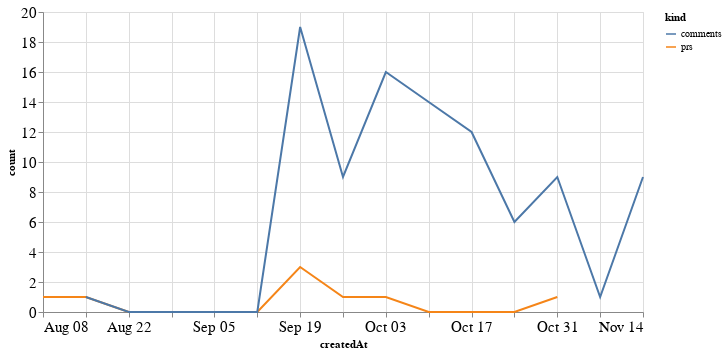

Notebook code cell kept with this figure:
### Code cell
alt.Chart(total_time, width=600).mark_line().encode(
    x='createdAt',
    y='count',
    color='kind'
)

### Figure 1 — Vega-Lite specification as saved in the notebook (floating-point values rounded to 4 significant figures)
{"config": {"axisLeft": {"labelFontSize": 15}, "axisBottom": {"labelFontSize": 15}}, "data": {"name": "data-7409ca6e2d6537b45239dd685ae51de9"}, "mark": "line", "encoding": {"color": {"type": "nominal", "field": "kind"}, "x": {"type": "temporal", "field": "createdAt"}, "y": {"type": "quantitative", "field": "count"}}, "width": 600, "$schema": "https://vega.github.io/schema/vega-lite/v4.8.1.json", "datasets": {"data-7409ca6e2d6537b45239dd685ae51de9": [{"createdAt": "2021-08-08T00:00:00", "kind": "prs", "count": 1.0}, {"createdAt": "2021-08-15T00:00:00", "kind": "prs", "count": 1.0}, {"createdAt": "2021-08-22T00:00:00", "kind": "prs", "count": 0.0}, {"createdAt": "2021-08-29T00:00:00", "kind": "prs", "count": 0.0}, {"createdAt": "2021-09-05T00:00:00", "kind": "prs", "count": 0.0}, {"createdAt": "2021-09-12T00:00:00", "kind": "prs", "count": 0.0}, {"createdAt": "2021-09-19T00:00:00", "kind": "prs", "count": 3.0}, {"createdAt": "2021-09-26T00:00:00", "kind": "prs", "count": 1.0}, {"createdAt": "2021-10-03T00:00:00", "kind": "prs", "count": 1.0}, {"createdAt": "2021-10-10T00:00:00", "kind": "prs", "count": 0.0}, {"createdAt": "2021-10-17T00:00:00", "kind": "prs", "count": 0.0}, {"createdAt": "2021-10-24T00:00:00", "kind": "prs", "count": 0.0}, {"createdAt": "2021-10-31T00:00:00", "kind": "prs", "count": 1.0}, {"createdAt": "2021-11-07T00:00:00", "kind": "prs", "count": null}, {"createdAt": "2021-11-14T00:00:00", "kind": "prs", "count": null}, {"createdAt": "2021-08-08T00:00:00", "kind": "comments", "count": null}, {"createdAt": "2021-08-15T00:00:00", "kind": "comments", "count": 1.0}, {"createdAt": "2021-08-22T00:00:00", "kind": "comments", "count": 0.0}, {"createdAt": "2021-08-29T00:00:00", "kind": "comments", "count": 0.0}, {"createdAt": "2021-09-05T00:00:00", "kind": "comments", "count": 0.0}, {"createdAt": "2021-09-12T00:00:00", "kind": "comments", "count": 0.0}, {"createdAt": "2021-09-19T00:00:00", "kind": "comments", "count": 19.0}, {"createdAt": "2021-09-26T00:00:00", "kind": "comments", "count": 9.0}, {"createdAt": "2021-10-03T00:00:00", "kind": "comments", "count": 16.0}, {"createdAt": "2021-10-10T00:00:00", "kind": "comments", "count": 14.0}, {"createdAt": "2021-10-17T00:00:00", "kind": "comments", "count": 12.0}, {"createdAt": "2021-10-24T00:00:00", "kind": "comments", "count": 6.0}, {"createdAt": "2021-10-31T00:00:00", "kind": "comments", "count": 9.0}, {"createdAt": "2021-11-07T00:00:00", "kind": "comments", "count": 1.0}, {"createdAt": "2021-11-14T00:00:00", "kind": "comments", "count": 9.0}]}}
